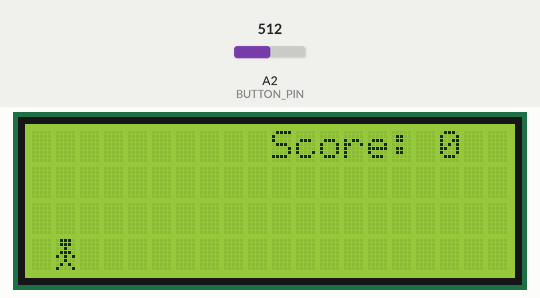
A sketch run on a simulated Arduino Uno, built with avr-gcc and run on an emulated ATmega328P. On the bench: 20×4 character LCD. The test bench sets the inputs (shaded band); at power-on: A2 (BUTTON_PIN) = 512. Random numbers use the default seed unless the sketch sets one.

Above: at 0.4 s.
At 10.2 s:
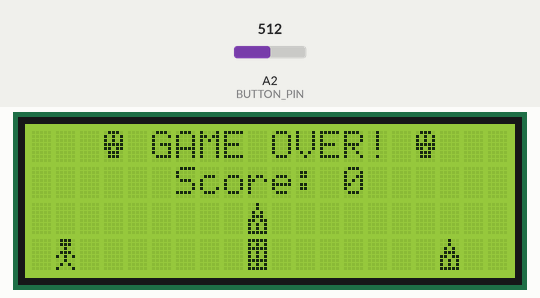
10.3 s: A2 (BUTTON_PIN) set to 488
At 11.11 s:
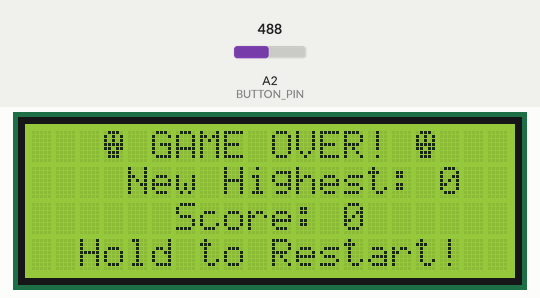
13.3 s: A2 (BUTTON_PIN) set to 510
At 20.3 s:
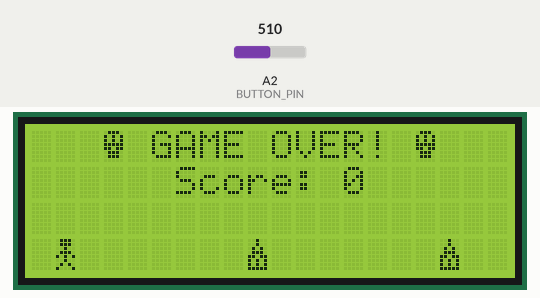
Timing chart, 0 to 21.8 s (numbered marks = the images above; inputs shaded):
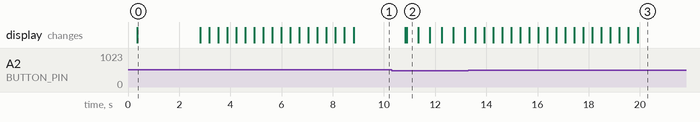

The sketch:

Jumpman-V1.ino
```cpp
#include <Wire.h>
#include <LiquidCrystal_I2C.h>

// Configurações fixas
#define LCD_ADDR 0x27
#define LCD_COLS 20
#define LCD_ROWS 4
#define PLAYER_COL 1
#define GROUND_ROW 3
#define OBSTACLE_MAX 3
#define BUTTON_PIN A2
#define BUZZER_PIN 12

// Duração dos pulos (ms)
#define JUMP_MEDIUM_DURATION 700
#define JUMP_LONG_DURATION 1000
#define EXTRA_JUMP_TIME 200
#define JUMP_QUEUE_WINDOW 150

// Limites de velocidade (ms)
#define MIN_OBSTACLE_INTERVAL 1200
#define MIN_UPDATE_INTERVAL 250
#define MIN_JUMP_MEDIUM 500
#define MIN_JUMP_LONG 800
#define MIN_JUMP_INTERVAL 400

// Velocidades iniciais (ms)
#define START_UPDATE_INTERVAL 350
#define START_OBSTACLE_INTERVAL 2800

// Textos de interface
#define TEXT_TITLE "Jumpman -- VIDA!"
#define TEXT_GAME_OVER " GAME OVER! "
#define TEXT_START "Hold to Start"
#define TEXT_RESTART "Hold to Restart!"
#define TEXT_HIGHEST "Highest: "
#define TEXT_NEW_HIGHEST "New Highest: "
#define TEXT_SCORE "Score: "

// Códigos Caracteres Personalizados
#define PLAYER_WALK_CHAR 0
#define PLAYER_JUMP_CHAR 1
#define BASE_OBSTACLE_CHAR 2
#define TOP_OBSTACLE_CHAR 3
#define SKULL_CHAR 4

// Músicas
#define STARTUP_TONE_DURATION 150

LiquidCrystal_I2C lcd(LCD_ADDR, LCD_COLS, LCD_ROWS);

// Estado do jogador
int jumpHeight = 0;
int playerRow = GROUND_ROW;
bool jumping = false;
bool canExtendJump = false;
unsigned long jumpStartTime = 0;

// Obstáculos
int obstacleCols[OBSTACLE_MAX];
int obstacleHeights[OBSTACLE_MAX];
bool obstacleActives[OBSTACLE_MAX];

// Tempo e dificuldade
unsigned long lastUpdate = 0;
unsigned long updateInterval = START_UPDATE_INTERVAL;
unsigned long lastObstacleTime = 0;
unsigned long obstacleInterval = START_OBSTACLE_INTERVAL;
unsigned long jumpMediumDuration = JUMP_MEDIUM_DURATION;
unsigned long jumpLongDuration = JUMP_LONG_DURATION;
unsigned long lastJumpTime = 0;
unsigned long buttonPressTime = 0;

// Controle de jogo
int score = 0;
int highScore = 0;
int lastObstacleHeight = 1;
int sameHeightCount = 0;
bool gameOver = false;
bool lastButtonState = false;
bool jumpRequested = false;

// Caracteres personalizados
byte playerChar1[] = { B01110, B01110, B00100, B01110, B10101, B00100, B01010, B10001 };
byte playerChar2[] = { B01110, B01100, B00101, B01110, B10100, B00101, B01010, B10000 };
byte baseObstacleChar[] = { B11111, B10101, B11111, B10101, B10101, B11111, B10101, B11111 };
byte topObstacleChar[] = { B00100, B00100, B01010, B01110, B11011, B10101, B10101, B11111 };
byte skullChar[] = { B01110, B10101, B10101, B11111, B11011, B01110, B01110, B00000 };

/*
  | ▓▓▓ |  | ▓▓▓ |  |▓▓▓▓▓|  |  ▓  |  | ▓▓▓ |
  | ▓▓▓ |  | ▓▓  |  |▓ ▓ ▓|  |  ▓  |  |▓ ▓ ▓|
  |  ▓  |  |  ▓ ▓|  |▓▓▓▓▓|  | ▓ ▓ |  |▓ ▓ ▓|
  | ▓▓▓ |  | ▓▓▓ |  |▓ ▓ ▓|  | ▓▓▓ |  |▓▓▓▓▓|
  |▓ ▓ ▓|  |▓ ▓  |  |▓ ▓ ▓|  |▓▓ ▓▓|  |▓▓ ▓▓|
  |  ▓  |  |  ▓ ▓|  |▓▓▓▓▓|  |▓ ▓ ▓|  | ▓▓▓ |
  | ▓ ▓ |  | ▓ ▓ |  |▓ ▓ ▓|  |▓ ▓ ▓|  | ▓▓▓ |
  |▓   ▓|  |▓    |  |▓▓▓▓▓|  |▓▓▓▓▓|  |     |
  */

void setup() {
  pinMode(BUTTON_PIN, INPUT);
  pinMode(BUZZER_PIN, OUTPUT);
  digitalWrite(BUZZER_PIN, LOW);
  noTone(BUZZER_PIN);
  lcd.init();
  lcd.backlight();
  randomSeed(analogRead(0));

  lcd.createChar(PLAYER_WALK_CHAR, playerChar1);
  lcd.createChar(PLAYER_JUMP_CHAR, playerChar2);
  lcd.createChar(BASE_OBSTACLE_CHAR, baseObstacleChar);
  lcd.createChar(TOP_OBSTACLE_CHAR, topObstacleChar);
  lcd.createChar(SKULL_CHAR, skullChar);

  Serial.begin(9600);

  showStartScreen();
}

void loop() {
  if (gameOver) {
    showGameOver();
    waitForRestart();
    return;
  }

  handleJump();

  if (millis() - lastUpdate > updateInterval) {
    lastUpdate = millis();
    updateGame();
  }
}

// ======= CONTROLE DO JOGADOR =======
void handleJump() {
  bool buttonState = isButtonPressed();
  unsigned long currentTime = millis();

  // Detecta pressionamento inicial do botão
  if (buttonState && !lastButtonState) {
    buttonPressTime = currentTime;
    if (!jumping && playerRow == GROUND_ROW &&
        (currentTime - lastJumpTime) > MIN_JUMP_INTERVAL) {
      jumpRequested = true;
    }
  }

  // Finaliza o pulo quando o tempo acabar
  if (jumping && (currentTime - jumpStartTime) >=
      (jumpHeight == 2 ? jumpLongDuration : jumpMediumDuration)) {
    jumping = false;
    jumpHeight = 0;
    playerRow = GROUND_ROW;
    lastJumpTime = currentTime;
  }

  // Inicia novo pulo se todas as condições forem atendidas
  if (!jumping && jumpRequested && playerRow == GROUND_ROW &&
      (currentTime - lastJumpTime) > MIN_JUMP_INTERVAL) {
    jumping = true;
    jumpHeight = 1;
    playerRow = 2;
    jumpStartTime = currentTime;
    canExtendJump = true;
    jumpRequested = false;
    lastJumpTime = currentTime;
  }

  // Extensão do pulo
  if (jumping && buttonState && jumpHeight == 1 && canExtendJump &&
      (currentTime - jumpStartTime) > EXTRA_JUMP_TIME) {
    jumpHeight = 2;
    playerRow = 1;
    canExtendJump = false;
  }

  // Sistema de fila de pulo
  if (!jumping && buttonState && (currentTime - buttonPressTime) < JUMP_QUEUE_WINDOW &&
      playerRow == GROUND_ROW && (currentTime - lastJumpTime) > MIN_JUMP_INTERVAL) {
    jumpRequested = true;
  }

  lastButtonState = buttonState;
}

// ======= MECÂNICA DO JOGO =======
void updateGame() {
  lcd.clear();
  updateObstacles();
  drawObstacles();
  drawPlayer();
  checkCollision();
  drawScore();
}

void updateObstacles() {
  if (millis() - lastObstacleTime > obstacleInterval) {
    for (int i = 0; i < OBSTACLE_MAX; i++) {
      if (!obstacleActives[i]) {
        if (sameHeightCount == 3) {
          obstacleHeights[i] = (lastObstacleHeight == 1) ? 2 : 1;
          sameHeightCount = 0;
        }
        else {
          obstacleHeights[i] = random(1, 3);

          if (obstacleHeights[i] == lastObstacleHeight) {
            sameHeightCount++;
          } else {
            sameHeightCount = 0;
          }
        }

        lastObstacleHeight = obstacleHeights[i];
        obstacleCols[i] = LCD_COLS - 1;
        obstacleActives[i] = true;
        lastObstacleTime = millis();
        break;
      }
    }

    if ((score != 0) && (score % 5 == 0)) {
      if (obstacleInterval > MIN_OBSTACLE_INTERVAL) obstacleInterval -= 50;
      if (updateInterval > MIN_UPDATE_INTERVAL) updateInterval -= 10;
      if (jumpMediumDuration > MIN_JUMP_MEDIUM) jumpMediumDuration -= 20;
      if (jumpLongDuration > MIN_JUMP_LONG) jumpLongDuration -= 30;
    }
  }

  for (int i = 0; i < OBSTACLE_MAX; i++) {
    if (obstacleActives[i]) {
      obstacleCols[i]--;
      if (obstacleCols[i] < 0) {
        obstacleActives[i] = false;
        score++;
        playScoreSound();
      }
    }
  }
}

// ======= DESENHO NA TELA =======
void drawPlayer() {
  lcd.setCursor(PLAYER_COL, playerRow);
  if (!jumping && playerRow == GROUND_ROW) {
    lcd.write(PLAYER_WALK_CHAR);
  } else {
    lcd.write(PLAYER_JUMP_CHAR);
  }
}

void drawObstacles() {
  for (int i = 0; i < OBSTACLE_MAX; i++) {
    if (!obstacleActives[i]) continue;

    lcd.setCursor(obstacleCols[i], GROUND_ROW - obstacleHeights[i] + 1);
    lcd.write(TOP_OBSTACLE_CHAR);

    if (obstacleHeights[i] == 2) {
      lcd.setCursor(obstacleCols[i], GROUND_ROW);
      lcd.write(BASE_OBSTACLE_CHAR);
    }
  }
}

void drawScore() {
  lcd.setCursor(10, 0);
  lcd.print(TEXT_SCORE);
  lcd.print(score);
}

// ======= COLISÃO =======
void checkCollision() {
  for (int i = 0; i < OBSTACLE_MAX; i++) {
    if (obstacleActives[i] && obstacleCols[i] == PLAYER_COL) {
      if (playerRow == GROUND_ROW - obstacleHeights[i] + 1) {
        triggerGameOver();
        return;
      }
      if (obstacleHeights[i] == 2 && playerRow == GROUND_ROW) {
        triggerGameOver();
        return;
      }
    }
  }
}

void triggerGameOver() {
  playDeathSound();

  lcd.clear();
  drawObstacles();
  drawPlayer();
  gameOver = true;
  showFrozenGameOver();
}

// ======= TELAS =======
void showStartScreen() {
  lcd.clear();
  drawCenteredText(1, TEXT_TITLE);

  playStartupSound();

  int dotCount = 0;
  while (!isButtonPressed()) {
    drawTextWithDots(2, TEXT_START, 7, dotCount);
    dotCount = (dotCount + 1) % 6;
    delay(300);
  }

  waitForPress();
}

void showFrozenGameOver() {
  lcd.setCursor(3, 0);
  lcd.write(SKULL_CHAR); lcd.print(TEXT_GAME_OVER); lcd.write(SKULL_CHAR);
  lcd.setCursor(6, 1);
  lcd.print(TEXT_SCORE);
  lcd.print(score);
  delay(2000);
}

void showGameOver() {
  if (score > highScore) highScore = score;
  int frame = 0;

  while (!isButtonPressed()) {
    drawSkullsAnimation(frame++);
    delay(400);
  }

  waitForPress();
}

void drawSkullsAnimation(int frame) {
  lcd.clear();

  lcd.setCursor(3, 0);
  if (frame % 2 == 0) {
    lcd.write(SKULL_CHAR); lcd.print(TEXT_GAME_OVER); lcd.write(SKULL_CHAR);
  } else {
    lcd.print(String(" ") + TEXT_GAME_OVER + "   ");
  }

  lcd.setCursor(4, 1);
  lcd.print(score == highScore ? TEXT_NEW_HIGHEST : TEXT_HIGHEST);
  lcd.print(highScore);

  lcd.setCursor(6, 2);
  lcd.print(TEXT_SCORE);
  lcd.print(score);

  lcd.setCursor(2, 3);
  lcd.print(TEXT_RESTART);
}

// ======= UTILITÁRIAS =======
void waitForRestart() {
  waitForPress();
  resetGame();
}

void waitForPress() {
  while (!isButtonPressed()) delay(10);
}

bool isButtonPressed() {
  return analogRead(BUTTON_PIN) > 500;
}

void drawTextWithDots(int row, const char* text, int dotStart, int dotCount) {
  lcd.setCursor(3, row);
  lcd.print(text);

  for (int i = 0; i < 6; i++) {
    lcd.setCursor(dotStart + i, 3);
    lcd.print(i < dotCount ? "." : " ");
  }
}

void drawCenteredText(int row, const char* text) {
  int len = strlen(text);
  int pos = max(0, (LCD_COLS - len) / 2);
  lcd.setCursor(pos, row);
  lcd.print(text);
}

void resetGame() {
  gameOver = false;
  jumping = false;
  jumpHeight = 0;
  canExtendJump = false;
  playerRow = GROUND_ROW;
  score = 0;
  updateInterval = START_UPDATE_INTERVAL;
  obstacleInterval = START_OBSTACLE_INTERVAL;
  lastUpdate = millis();

  for (int i = 0; i < OBSTACLE_MAX; i++) {
    obstacleActives[i] = false;
    obstacleCols[i] = LCD_COLS - 1;
    obstacleHeights[i] = 1;
  }

  lcd.clear();
}

// ======= FUNÇÕES DE ÁUDIO =======

void playStartupSound() {
  // Melodia heróica de inicialização (notas: C5, G5, E5, C6, G5, E6)
  /*tone(BUZZER_PIN, 523, 200);  // C5
  delay(200);
  tone(BUZZER_PIN, 784, 150);  // G5
  delay(150);
  tone(BUZZER_PIN, 659, 150);  // E5
  delay(150);
  tone(BUZZER_PIN, 1046, 300); // C6
  delay(300);
  tone(BUZZER_PIN, 784, 200);  // G5
  delay(200);
  tone(BUZZER_PIN, 1318, 500); // E6 (mais agudo para final heróico)
  delay(500);
  noTone(BUZZER_PIN);

  // Pequena pausa e repete mais suave
  delay(100);
  tone(BUZZER_PIN, 523, 150);
  delay(150);
  tone(BUZZER_PIN, 784, 100);
  delay(100);
  tone(BUZZER_PIN, 1046, 300);
  delay(300);
  noTone(BUZZER_PIN);*/
}

void playDeathSound() {
  // Som de morte grave e longo (notas: A3, G3, E3, D3)
  /*tone(BUZZER_PIN, 220, 400);  // A3 grave
  delay(400);
  tone(BUZZER_PIN, 196, 300);  // G3
  delay(300);
  tone(BUZZER_PIN, 165, 600);  // E3 muito grave
  delay(600);

  // Efeito descendente final
  for (int freq = 165; freq >= 110; freq -= 5) {
    tone(BUZZER_PIN, freq, 30);
    delay(30);
  }
  noTone(BUZZER_PIN);

  // Pausa dramática e último tom
  delay(200);
  tone(BUZZER_PIN, 110, 800);  // A2 muito grave e longo
  delay(800);
  noTone(BUZZER_PIN);*/
}

void playScoreSound() {
  tone(BUZZER_PIN, 523, 80);
  delay(80);
  tone(BUZZER_PIN, 659, 80);
  delay(80);
  noTone(BUZZER_PIN);
}
```

Measured:
- the behaviour switches between 501 and 500 on A2 (BUTTON_PIN) (found by bisection; images 1 and 2)
- what the display in image 0 shows lasts 2.4 s, from 0.4 s to 2.8 s
- what the display in image 2 shows lasts 0.4 s, from 10.9 s to 11.3 s
